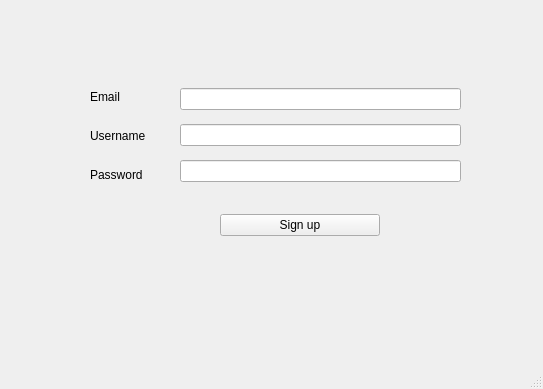
<?xml version="1.0" encoding="UTF-8"?>
<ui version="4.0">
 <class>MainWindow</class>
 <widget class="QMainWindow" name="MainWindow">
  <property name="geometry">
   <rect>
    <x>0</x>
    <y>0</y>
    <width>543</width>
    <height>389</height>
   </rect>
  </property>
  <property name="windowTitle">
   <string>MainWindow</string>
  </property>
  <widget class="QWidget" name="centralwidget">
   <widget class="QWidget" name="verticalLayoutWidget_2">
    <property name="geometry">
     <rect>
      <x>180</x>
      <y>80</y>
      <width>281</width>
      <height>111</height>
     </rect>
    </property>
    <layout class="QVBoxLayout" name="verticalLayout_2">
     <item>
      <widget class="QLineEdit" name="email_lineEdit"/>
     </item>
     <item>
      <widget class="QLineEdit" name="user_lineEdit"/>
     </item>
     <item>
      <widget class="QLineEdit" name="password_lineEdit"/>
     </item>
    </layout>
   </widget>
   <widget class="QWidget" name="verticalLayoutWidget_3">
    <property name="geometry">
     <rect>
      <x>90</x>
      <y>80</y>
      <width>81</width>
      <height>111</height>
     </rect>
    </property>
    <layout class="QVBoxLayout" name="verticalLayout_3">
     <item>
      <layout class="QVBoxLayout" name="verticalLayout">
       <item>
        <widget class="QLabel" name="label_3">
         <property name="text">
          <string>Email</string>
         </property>
        </widget>
       </item>
       <item>
        <widget class="QLabel" name="label">
         <property name="text">
          <string>Username</string>
         </property>
        </widget>
       </item>
       <item alignment="Qt::AlignLeft">
        <widget class="QLabel" name="label_2">
         <property name="text">
          <string>Password</string>
         </property>
        </widget>
       </item>
      </layout>
     </item>
    </layout>
   </widget>
   <widget class="QWidget" name="verticalLayoutWidget_4">
    <property name="geometry">
     <rect>
      <x>220</x>
      <y>210</y>
      <width>160</width>
      <height>30</height>
     </rect>
    </property>
    <layout class="QVBoxLayout" name="verticalLayout_4">
     <item>
      <widget class="QPushButton" name="signup_button">
       <property name="text">
        <string>Sign up</string>
       </property>
      </widget>
     </item>
    </layout>
   </widget>
  </widget>
  <widget class="QMenuBar" name="menubar">
   <property name="geometry">
    <rect>
     <x>0</x>
     <y>0</y>
     <width>543</width>
     <height>26</height>
    </rect>
   </property>
  </widget>
  <widget class="QStatusBar" name="statusbar"/>
 </widget>
 <resources/>
 <connections/>
</ui>
